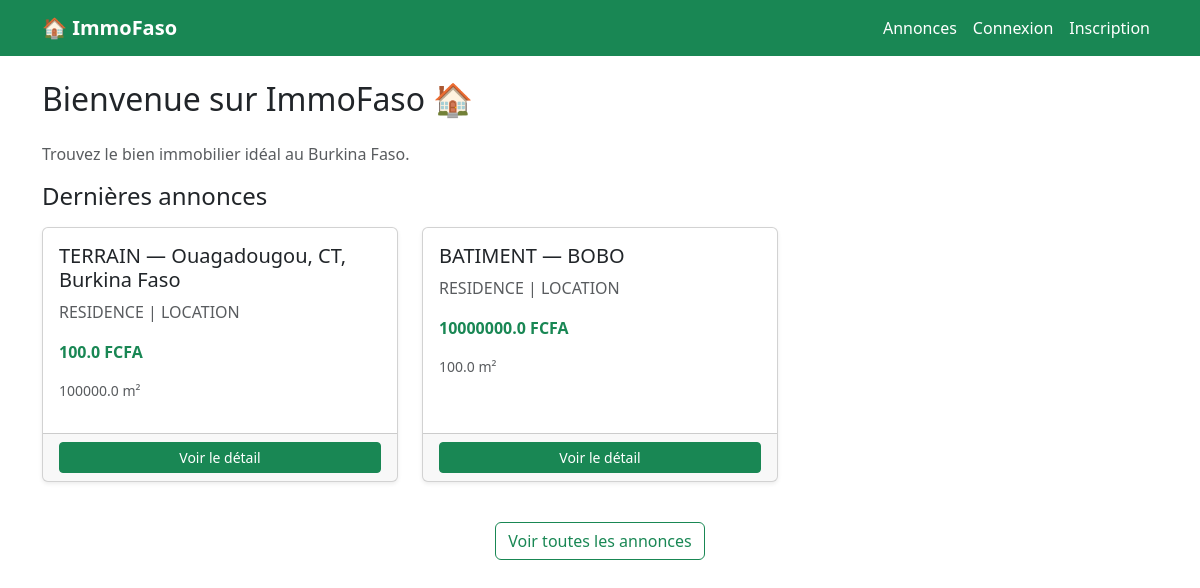
Before: / with the older database file.
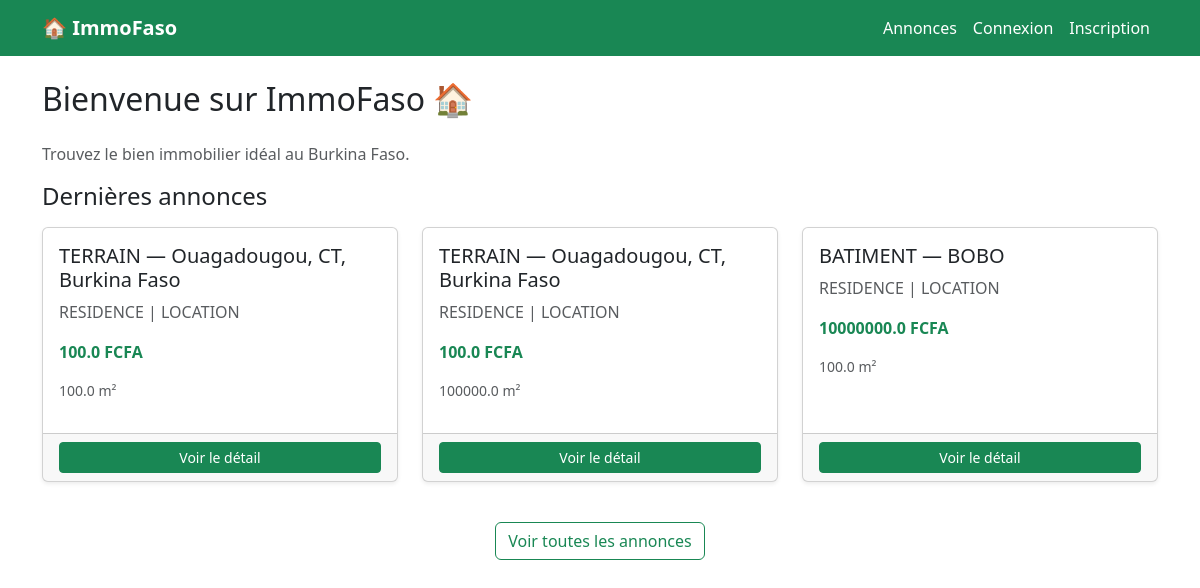
After: the same page with the newer database file.
### core/models.py (models this page shows, shortened)
class Annonce(models.Model):
    OPTION_CHOICES = [
        ('LOCATION', 'Location'),
        ('VENTE', 'Vente'),
    ]
    STATUT_CHOICES = [
        ('EN_ATTENTE', 'En attente de validation'),
        ('PUBLIEE', 'Publiée'),
        ('REFUSEE', 'Refusée'),
        ('RETIREE', 'Retirée'),
    ]
    bailleur = models.ForeignKey(
        Bailleur,
        on_delete=models.CASCADE,
        related_name='annonces',
        null=True,
        blank=True
    )
    bien = models.ForeignKey(
        BienImmobilier,
        on_delete=models.CASCADE,
        related_name='annonces'
    )
    agent_validateur = models.ForeignKey(
        Agent,
        on_delete=models.SET_NULL,
        null=True,
        blank=True,
        related_name='annonces_validees'
    )
    agent_createur = models.ForeignKey(
    Agent,
    on_delete=models.SET_NULL,
    null=True,
    blank=True,
    related_name='annonces_agence'
)
    option = models.CharField(max_length=10, choices=OPTION_CHOICES)
    prix = models.FloatField()
    description = models.TextField()
    statut = models.CharField(max_length=20, choices=STATUT_CHOICES, default='EN_ATTENTE')
    date_publication = models.DateTimeField(auto_now_add=True)
    class Meta:
        verbose_name = 'Annonce'

class BienImmobilier(models.Model):
    TYPE_CHOICES = [
        ('TERRAIN', 'Terrain'),
        ('BATIMENT', 'Bâtiment'),
        ('APPARTEMENT', 'Appartement'),
        ('VILLA', 'Villa'),
        ('COMMERCE', 'Commerce'),
    ]
    USAGE_CHOICES = [
        ('RESIDENCE', 'Résidence'),
        ('BUREAU', 'Bureau'),
        ('COMMERCE', 'Commerce'),
        ('AGRICULTURE', 'Agriculture'),
    ]
    proprietaire = models.ForeignKey(Bailleur, on_delete=models.CASCADE, related_name='biens',null=True,blank=True  )
    type = models.CharField(max_length=20, choices=TYPE_CHOICES)
    usage = models.CharField(max_length=20, choices=USAGE_CHOICES)
    superficie = models.FloatField()
    ville = models.CharField(max_length=100)
    localisation = models.CharField(max_length=255)
    description = models.TextField()
    class Meta:
        verbose_name = 'Bien Immobilier'

### core/views.py (the view)
# urls.py: path('', views.accueil, name='accueil'),
def accueil(request):
    annonces = Annonce.objects.filter(statut='PUBLIEE').order_by('-date_publication')[:6]
    return render(request, 'accueil.html', {'annonces': annonces})

### core/templates/accueil.html (shortened to what this page needs)
{% extends 'base.html' %}
{% block content %}
<h2 class="mb-4">Bienvenue sur ImmoFaso 🏠</h2>
<p class="text-muted">Trouvez le bien immobilier idéal au Burkina Faso.</p>
<h4 class="mb-3">Dernières annonces</h4>
{% if annonces %}
    <div class="row">
        {% for annonce in annonces %}
        <div class="col-md-4 mb-4">
            <div class="card h-100 shadow-sm">
                <div class="card-body">
                    <h5 class="card-title">{{ annonce.bien.type }} — {{ annonce.bien.ville }}</h5>
                    <p class="text-muted">{{ annonce.bien.usage }} | {{ annonce.option }}</p>
                    <p class="fw-bold text-success">{{ annonce.prix }} FCFA</p>
                    <p class="text-muted small">{{ annonce.bien.superficie }} m²</p>
                </div>
                <div class="card-footer">
                    <a href="{% url 'detail_annonce' annonce.id %}" class="btn btn-success btn-sm w-100">
                        Voir le détail
                    </a>
                </div>
            </div>
        </div>
        {% endfor %}
    </div>
    <div class="text-center mt-3">
        <a href="{% url 'liste_annonces' %}" class="btn btn-outline-success">
            Voir toutes les annonces
        </a>
    </div>
{% else %}
    <div class="alert alert-info">Aucune annonce disponible pour le moment.</div>
{% endif %}
{% endblock %}

Changed rows visible on the page:
added Annonce: bien.type "TERRAIN", bien.ville "Ouagadougou, CT, Burkina Faso", bien.usage "RESIDENCE", option "LOCATION", prix "100.0", bien.superficie "100.0"
